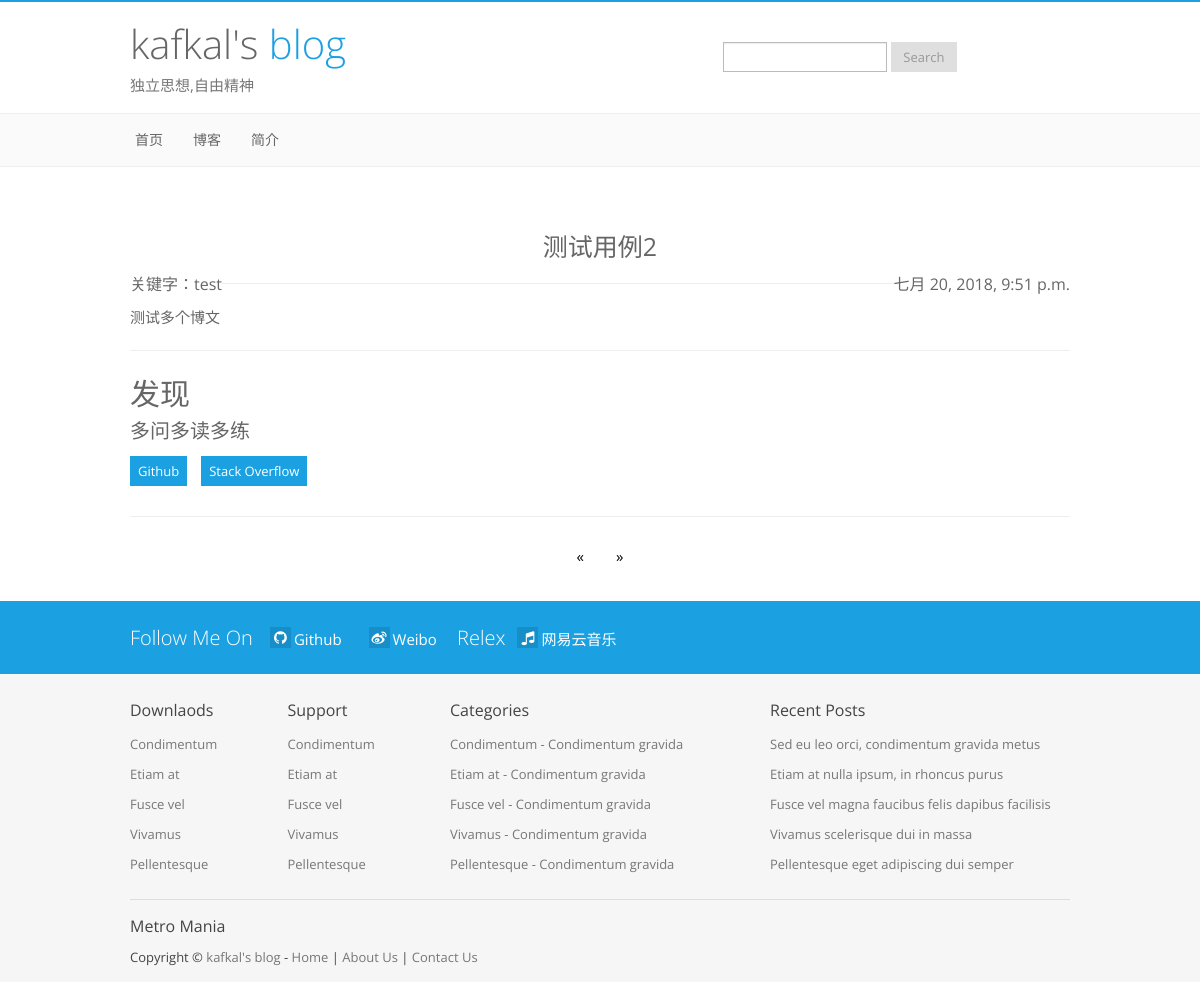
The page /blog/detail/2/ on the database its author committed.
### blog/models.py (models this page shows, shortened)
class BlogsPost(models.Model):
    title = models.CharField(max_length=150)  #博客标题
    text = RichTextUploadingField(config_name="博客正文")                 #博客正文
    date = models.DateTimeField()             #发布时间
    keywords = models.TextField(default='')             #关键词

### blog/views.py (the view)
# urls.py: path('detail/<int:pk>/',views.BlogDetails.as_view(),name='detail'),
class BlogDetails(generic.DetailView):
    model = BlogsPost
    template_name = 'blog/blogdetail.html'
    context_object_name = 'blog'

### blog/templates/blog/blogdetail.html (shortened to what this page needs)
{% load static %}
{% load spacify %}
<!DOCTYPE html>
<html lang="en">
<head>
  <link rel="stylesheet" href="https://cdn.bootcss.com/font-awesome/4.7.0/css/font-awesome.css">
  <link href="{% static 'index/style/bootstrap.css' %}" rel="stylesheet" />
  <link href="{% static 'index/style/prettyPhoto.css' %}" rel="stylesheet"/>
  <link rel="stylesheet" href="{% static 'index/style/slider.css' %}" />
  <link rel="stylesheet" href="{% static 'index/style/flexslider.css' %}" />
  <link href="{% static 'index/style/style.css' %}" rel="stylesheet" />
  <link href="{% static 'index/style/lblue.css' %}" rel="stylesheet" />
  <link href="{% static 'index/style/bootstrap-responsive.css' %}" rel="stylesheet" />
<meta http-equiv="Content-Type" content="text/html; charset=utf-8" /></head>
<body>
<header>
  <div class="container">
    <div class="row">
      <div class="span6">
        <div class="logo">
          <h1><a href="#">kafkal's <span class="color">blog</span></a></h1>
          <div class="hmeta">独立思想,自由精神</div>
        </div>
      </div>
      <div class="span6">
        <div class="form">
          <form method="get" id="searchform" action="#" class="form-search" />
            <input type="text" value="" name="s" id="s" class="input-medium" />
            <button type="submit" class="btn">Search</button>
        </div>
      </div>
    </div>
  </div>
</header>
          <div class="navbar">
           <div class="navbar-inner">
             <div class="container">
               <div class="nav-collapse collapse">
                 <ul class="nav">
                   <li><a href="{% url 'index:index' %}">首页</a></li>
                   <li><a href="{% url 'blog:index' %}">博客</a></li>
                   <li><a href="{% url 'index:aboutus' %}">简介</a></li>
                 </ul>
               </div>
              </div>
           </div>
         </div>
<div class="content">
  <div class="container">
    <div class="row center">
      <div class="span12">
        <div class="bor"></div>
        <div class="bor"></div>
            <h4>{{ blog.title }}</h4><h6 style="float: right">{{ blog.date }}</h6><h6 style="float: left">关键字：{{ blog.keywords }}</h6>
            <hr/>
          <div align="left">{{ blog.text|safe }}</div>
      </div>
    </div>
<hr />
  <div class="discover">
    <div class="row">
      <div class="span12">
        <h3>发现</h3>
        <div class="big grey">多问多读多练</div>
          <div class="dis-nav button">
            <a href="#" id="one">Github</a>
            <a href="https://stackoverflow.com/"id="two">Stack Overflow</a>
          </div>
      </div>
    </div>
  </div>
<hr />
  <div style="text-align: center">
    <ul class="pagination">
        <li><a href="{% url 'blog:index' %}">«</a></li>
        <li><a href="#">»</a></li>
    </ul>
  </div>
</div>
<div class="social-links">
  <div class="container">
    <div class="row">
      <div class="span12">
          <p class="big"><span>Follow Me On</span> <a href="https://github.com/mtp1997411" target="_blank"><i class="fa fa-github"></i>Github</a><a href="https://weibo.com/u/2211865032" target="_blank"><i class="fa fa-weibo"></i>Weibo</a>
              <span>Relex</span><a href="https://music.163.com/#/playlist?id=423085978" target="_blank"><i class="fa fa-music"></i>网易云音乐</a></p>
      </div>
    </div>
  </div>
</div>
<footer>
  <div class="container">
    <div class="row">
      <div class="widgets">
        <div class="span4">
          <div class="fwidget">
            <div class="col-l">
              <h6>Downlaods</h6>
              <ul>
                <li><a href="#">Condimentum</a></li>
                <li><a href="#">Etiam at</a></li>
                <li><a href="#">Fusce vel</a></li>
                <li><a href="#">Vivamus</a></li>
                <li><a href="#">Pellentesque</a></li>
              </ul>
            </div>
            <div class="col-r">
              <h6>Support</h6>
              <ul>
                <li><a href="#">Condimentum</a></li>
                <li><a href="#">Etiam at</a></li>
                <li><a href="#">Fusce vel</a></li>
                <li><a href="#">Vivamus</a></li>
                <li><a href="#">Pellentesque</a></li>
              </ul>
            </div>
          </div>
        </div>
        <div class="span4">
          <div class="fwidget">
            <h6>Categories</h6>
            <ul>
              <li><a href="#">Condimentum - Condimentum gravida</a></li>
              <li><a href="#">Etiam at - Condimentum gravida</a></li>
              <li><a href="#">Fusce vel - Condimentum gravida</a></li>
              <li><a href="#">Vivamus - Condimentum gravida</a></li>
              <li><a href="#">Pellentesque - Condimentum gravida</a></li>
            </ul>
          </div>
        </div>
        <div class="span4">
          <div class="fwidget">
            <h6>Recent Posts</h6>
            <ul>
              <li><a href="#">Sed eu leo orci, condimentum gravida metus</a></li>
              <li><a href="#">Etiam at nulla ipsum, in rhoncus purus</a></li>
              <li><a href="#">Fusce vel magna faucibus felis dapibus facilisis</a></li>
              <li><a href="#">Vivamus scelerisque dui in massa</a></li>
              <li><a href="#">Pellentesque eget adipiscing dui semper</a></li>
            </ul>
          </div>
        </div>
      </div>
      <div class="span12">
          <div class="copy">
            <h6>Metro <span class="color">Mania</span></h6>
            <p>Copyright &copy; <a href="#">kafkal's blog</a> - <a href={% url 'index:index' %}>Home</a> | <a href={% url 'index:aboutus' %}>About Us</a> | <a href="https://github.com/mtp1997411">Contact Us</a></p>
          </div>
      </div>
    </div>
  </div>
</footer>
</div>
</body>
</html>

### static/index/style/style.css (style rules this page uses)
* { border-radius: 0px !important; }
body { color: #666; font-size: 15px; line-height: 25px; font-weight: 400; }
h1,h2,h3,h4,h5,h6 { font-family: 'Open Sans', sans-serif; font-weight: normal !important; margin: 2px 0px 5px 0px; padding: 2px 0px; color: #666; }
h1,h2 { font-weight: 300 !important; }
h3,h4,h5,h6 { font-weight: 400 !important; color: #666; }
h3 { font-size: 30px; line-height: 35px; }
h4 { font-size: 25px; line-height: 30px; }
h6 { font-size: 16px; line-height: 24px; }
p { margin: 2px 0px; }
hr { margin: 20px 0px; }
.bor { height: 20px; }
.center { text-align: center; }
.grey { color: #666; }
.big { font-size: 20px !important; font-family: 'Open Sans', sans-serif; margin-bottom: 10px; font-weight: 300; }
.form { margin:20px 0px; margin-bottom: 0px; }
.button a, .button a:visited { color: #fff; font-size: 13px; line-height: 20px; display: inline-block; padding: 5px 8px; margin-top: 3px; }
.col-l { width: 47.5%; float: left; }
.col-r { width: 47.5%; float: right; }
form button { font-size:13px !important; }
form input { font-size:13px !important; }
header { background: #fff; }
header .logo { padding: 15px 0px; }
header .logo h1 { font-size: 40px; line-height: 45px; margin-bottom: 5px; }
header .logo h1 a, header .logo h1 a:visited, header .logo h1 a:hover { color: #666; text-decoration: none; }
header .logo .hmeta { color: #777; }
header .form { text-align: center; max-width: 270px; margin: 0 auto; width: 260px; padding-top: 40px; }
.navbar-inner > .container { width:940px; }
.navbar { margin-bottom: 0px; }
.navbar *,.nav-collapse * { box-shadow: none !important; text-shadow: none !important; border-radius: 0px !important; font-weight: normal !important; font-size: 14px !important; }
.navbar-inner { padding-left: 0px; background: #fafafa; filter: none !important; }
.navbar { border-top: 1px solid #eee !important; border-bottom: 1px solid #eee !important; }
.navbar a, .navbar a:visited { color:#666 !important; }
.navbar .nav > li > a, .navbar .nav > li > a:visited { color: #666 !important; padding:30px 30px 30x; filter: none !important; }
.content { margin-top: 20px; }
.content ul { list-style-type: none; margin-left: 0px; }
.content ul li { padding: 5px 0px; }
.dis-nav a { display: inline-block; margin-right: 10px; margin-bottom: 10px; color: #fff; }
.social-links { margin-top: 20px; padding:20px 0px 10px 0px; color: #fff; line-height: 30px; }
.social-links a, .social-links a:visited, .social-links a:hover { font-size: 15px; margin: 0px 15px; color: #fff; font-weight: 400; text-decoration: none; display: inline-block; }
.social-links i { position: relative; top: -2px; width: 15px; text-align: center; padding: 3px; right: 3px; }
footer { font-size: 13px; background: #f6f6f6; color: #444; }
footer a { color: #777; }
footer .color { color: #444; }
footer h6 { color: #444; }
footer ul { list-style-type: none; margin-left: 0px; }
footer ul li { padding: 3px 0px; }
footer .widgets { margin-top: 20px; }
footer .copy { border-top: 1px solid #ddd; padding: 10px 0px; margin-top: 10px; }

### static/index/style/lblue.css (style rules this page uses)
a { color: #1ba1e2; }
.color { color: #1ba1e2; }
header { border-top: 2px solid #1ba1e2; }
.social-links { background: #1ba1e2; }
.social-links i { background: #178ec7; }
.button a { background: #1ba1e2; }

### blog/templates/blog/blogdetail.html (style rules this page uses)
ul.pagination { display: inline-block; padding: 0; margin: 0; }
ul.pagination li { display: inline; }
ul.pagination li a { color: black; float: left; padding: 8px 16px; text-decoration: none; }

### rows shown on the page
BlogsPost: title "测试用例2", date "七月 20, 2018, 9:51 p.m.", keywords "test", text "测试多个博文"
